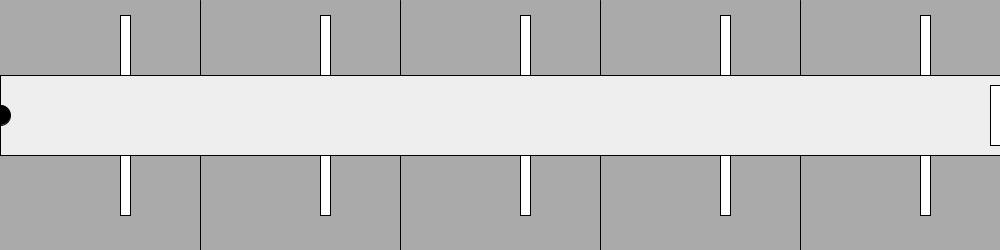
Frame 1 (no input)
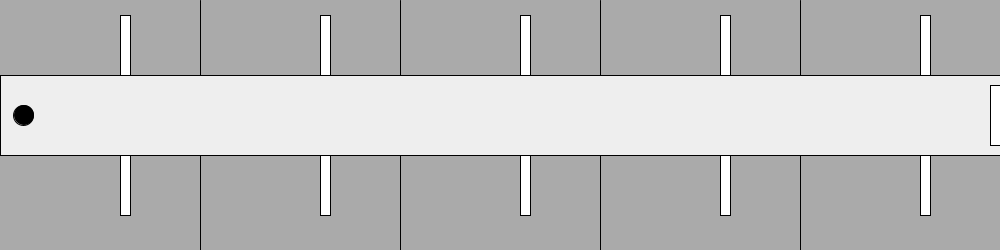
Frame 60 (the mouse pressed at the canvas centre just before this capture)
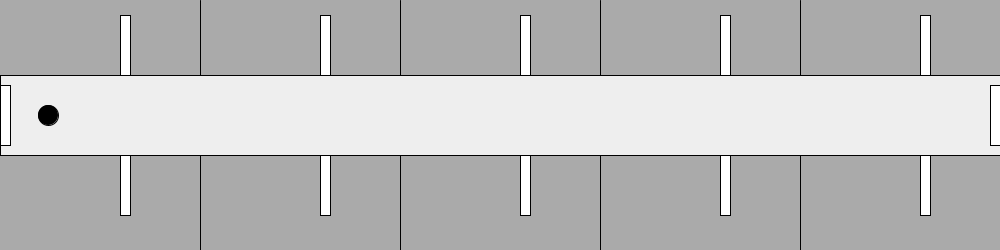
Frame 120 (the mouse held since frame 60 and released just before this capture)

The Processing sketch that drew these frames (run headless with seeded random() and noise(); from frame 60 on, the mouse is pressed at the canvas centre):

// Processing sketch: processing_76722
// ── processing_76722.pde

float a = 0;

float[] x = new float[20];
float[] y = new float[20];
float segLength = 9;



void setup(){
 size (1000,250);
 background ( 170,170,170);
 }



void draw(){
a = a + 0.4;

background ( 170,170,170);  

  fill( 238,238,238);
    line (200,0,200,height);
    line (400,0,400,height);
    line (600,0,600,height);
    line (800,0,800,height);

rect (0,75,1000,80);

fill (0,0,0); 
    ellipse (a,115,20,20);
    fill (255,255,255);
    
    rect (990,85,10,60);
    
    rect (120,15,10,60);
    rect (320,15,10,60);
    rect (520,15,10,60);
    rect (720,15,10,60);
    rect (920,15,10,60);
 
    rect (120,155,10,60);
    rect (320,155,10,60);
    rect (520,155,10,60);
    rect (720,155,10,60);
    rect (920,155,10,60); 
  
  if (a > 25) {
       rect (0,85,10,60);  
   }
   
   
  if ( a > 60) {
        fill (51,51,51);
        rect (0,75,1000,80);
        ellipse (a,115,20,20);
            
        fill (255,255,255);
        rect (0,85,10,60);
        fill (255,255,255);
        rect (990,85,10,60);
}

  if (a >75) {
       fill (51,51,51);
       rect (120,65,60,10); 
       rect (120,155,60,10);
}
   if (a > 85) {
       fill (51,51,51);
       rect (320,65,60,10);
       rect (320,155,60,10);
     
   
}
   if (a > 90) {
       fill (51,51,51);
       rect (520,65,60,10);
       rect (520,155,60,10);
     
    
}
    if (a > 95) {
       fill (51,51,51);
       rect (720,65,60,10);
       rect (720,155,60,10);
     
    
}
    if (a > 100) {
       fill (51,51,51);
       rect (920,65,60,10);
       rect (920,155,60,10);
          
}

    if (a > 105) {
      
      float[] x = new float[20];
      float[] y = new float[20];
      float segLength = 9;

 
  smooth(); 
  strokeWeight(5);
  stroke(0, 100);
 
    
}
    if (a > 120) {
       fill (0,187,0);
       rect (990,85,10,60);
  }
  
  
   if (a >135 && a <300) {
     
  dragSegment(0, mouseX, mouseY);
  for(int i=0; i<x.length-1; i++) {
    dragSegment(i+1, x[i], y[i]);
  }
 
  }
if (a >700 && a <900) {
     
  dragSegment(0, mouseX, mouseY);
  for(int i=0; i<x.length-1; i++) {
    dragSegment(i+1, x[i], y[i]);
  }
   }
}

void dragSegment(int i, float xin, float yin) {
  float dx = xin - x[i];
  float dy = yin - y[i];
  float angle = atan2(dy, dx);  
  x[i] = xin - cos(angle) * segLength;
  y[i] = yin - sin(angle) * segLength;
  segment(x[i], y[i], angle);
}

void segment(float x, float y, float a) {
  pushMatrix();
  translate(x, y);
  rotate(a);
  line(0, 0, segLength, 0);
  popMatrix();
}
